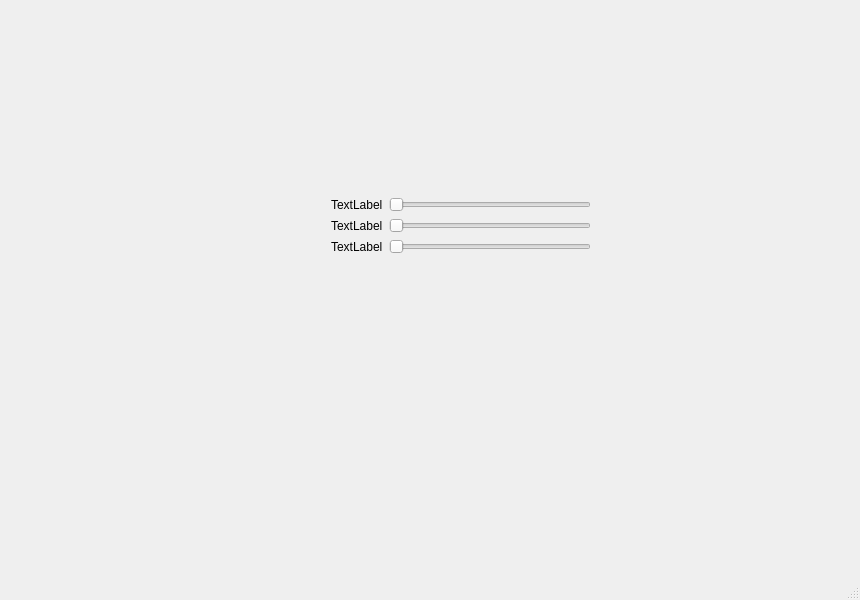
<?xml version="1.0" encoding="UTF-8"?>
<ui version="4.0">
 <class>MainWindow</class>
 <widget class="QMainWindow" name="MainWindow">
  <property name="geometry">
   <rect>
    <x>0</x>
    <y>0</y>
    <width>860</width>
    <height>600</height>
   </rect>
  </property>
  <property name="windowTitle">
   <string>MainWindow</string>
  </property>
  <widget class="QWidget" name="centralwidget">
   <widget class="QWidget" name="gridLayoutWidget">
    <property name="geometry">
     <rect>
      <x>70</x>
      <y>50</y>
      <width>521</width>
      <height>371</height>
     </rect>
    </property>
    <layout class="QGridLayout" name="gridLayout">
     <item row="3" column="0">
      <spacer name="horizontalSpacer">
       <property name="orientation">
        <enum>Qt::Horizontal</enum>
       </property>
       <property name="sizeHint" stdset="0">
        <size>
         <width>40</width>
         <height>20</height>
        </size>
       </property>
      </spacer>
     </item>
     <item row="3" column="1">
      <spacer name="horizontalSpacer_2">
       <property name="orientation">
        <enum>Qt::Horizontal</enum>
       </property>
       <property name="sizeHint" stdset="0">
        <size>
         <width>40</width>
         <height>20</height>
        </size>
       </property>
      </spacer>
     </item>
     <item row="0" column="1">
      <layout class="QGridLayout" name="gridLayout_2">
       <item row="0" column="1">
        <widget class="QSlider" name="horizontalSlider">
         <property name="orientation">
          <enum>Qt::Horizontal</enum>
         </property>
        </widget>
       </item>
       <item row="2" column="1">
        <widget class="QSlider" name="horizontalSlider_3">
         <property name="orientation">
          <enum>Qt::Horizontal</enum>
         </property>
        </widget>
       </item>
       <item row="1" column="1">
        <widget class="QSlider" name="horizontalSlider_2">
         <property name="orientation">
          <enum>Qt::Horizontal</enum>
         </property>
        </widget>
       </item>
       <item row="0" column="0">
        <widget class="QLabel" name="label">
         <property name="text">
          <string>TextLabel</string>
         </property>
        </widget>
       </item>
       <item row="1" column="0">
        <widget class="QLabel" name="label_2">
         <property name="text">
          <string>TextLabel</string>
         </property>
        </widget>
       </item>
       <item row="2" column="0">
        <widget class="QLabel" name="label_3">
         <property name="text">
          <string>TextLabel</string>
         </property>
        </widget>
       </item>
      </layout>
     </item>
    </layout>
   </widget>
  </widget>
  <widget class="QMenuBar" name="menubar">
   <property name="geometry">
    <rect>
     <x>0</x>
     <y>0</y>
     <width>860</width>
     <height>21</height>
    </rect>
   </property>
  </widget>
  <widget class="QStatusBar" name="statusbar"/>
 </widget>
 <resources/>
 <connections/>
</ui>
